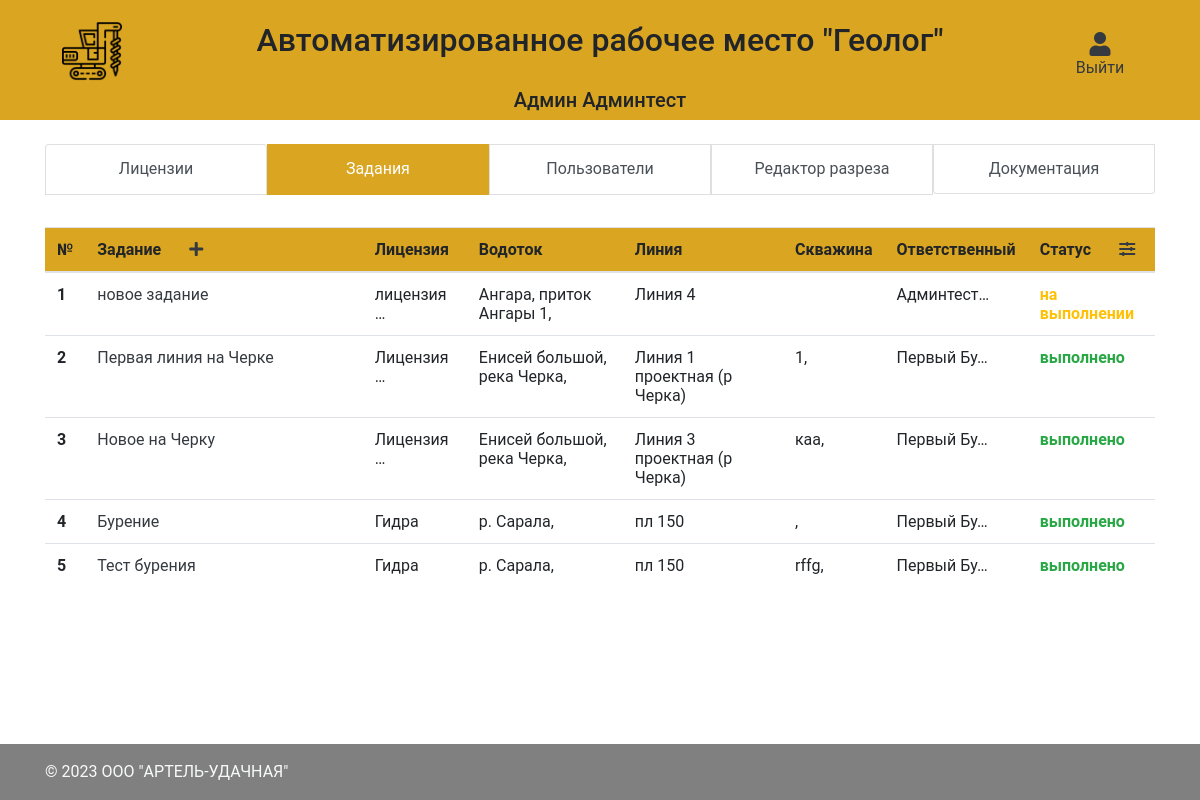
Page / (signed in) on the committed database.
### main/models.py (models this page shows, shortened)
class CustomUser(AbstractBaseUser, PermissionsMixin):
    username = models.CharField("Логин пользователя", max_length=50, unique=True)
    first_name = models.CharField("Имя", max_length=50)
    last_name = models.CharField("Фамилия", max_length=50)
    patronymic = models.CharField("Отчество", max_length=50, default="нет")
    team = models.ForeignKey(Team, verbose_name="Номер бригады", on_delete=models.CASCADE, null=True)
    phone_number = models.CharField("Номер телефона", max_length=50, default="Не указано")
    email = models.EmailField(verbose_name="Email", max_length=255, unique=True, blank=True, null=True)
    role = models.ForeignKey(Role, on_delete=models.CASCADE, verbose_name="Должность")
    is_superuser = models.BooleanField(default=False)
    is_active = models.BooleanField(default=True)
    is_admin = models.BooleanField(default=False)
    objects = CustomUserManager()
    created_at = models.DateTimeField("Дата создания", auto_now_add=True)
    updated_at = models.DateTimeField("Дата обновления", auto_now=True)
    USERNAME_FIELD = 'username'
    REQUIRED_FIELDS = ['password']
    def __str__(self):
        return self.last_name + " " + self.first_name
    def has_perm(self, perm, obj=None):
        return True
    class Meta:
        verbose_name = "Пользователь"
        verbose_name_plural = "Пользователи"

class Task(models.Model):
    short_name = models.CharField("Брифинг", max_length=255)
    description = models.TextField("Текст задания")
    license = models.ForeignKey(License, on_delete=models.CASCADE, verbose_name="Лицензия")
    watercourse = models.ForeignKey(WaterCourse, on_delete=models.CASCADE, verbose_name="Водоток", null=True)
    line = models.ForeignKey(Line, on_delete=models.CASCADE, verbose_name="Линия")
    wells = models.ManyToManyField(Well, through='WellTask', through_fields=('task', 'well'), verbose_name="Скважины")
    responsible = models.ForeignKey(CustomUser, on_delete=models.CASCADE, verbose_name="Ответственный")
    images = models.ManyToManyField(TaskImageSingle, through='TaskImage', through_fields=('task', 'task_image_single'), verbose_name="Фотографии к заданию")
    status = models.ForeignKey(TaskStatus, on_delete=models.CASCADE, verbose_name="Статус")
    comment = models.TextField("Комментарий", null=True, blank=True)
    created_at = models.DateTimeField("Дата создания", auto_now_add=True)
    updated_at = models.DateTimeField("Дата обновления", auto_now=True)
    class Meta:
        verbose_name = "Задание"
        verbose_name_plural = "Задания"

class License(models.Model):
    short_name = models.CharField("Наименование", max_length=255)
    name = models.TextField("Полное наименование")
    geologist = models.ForeignKey(CustomUser, related_name='geologist_id', on_delete=models.SET_NULL, verbose_name="Геолог", null=True)
    status = models.ForeignKey(LicenseStatus, on_delete=models.CASCADE, verbose_name="Статус")
    used_enginery = models.TextField("Используемая техника", null=True, default="Не назначено")
    watercourses = models.ManyToManyField(WaterCourse, through='LicenseWaterCourse', through_fields=('license', 'watercourse'), verbose_name="Водотоки", blank=True)
    lines = models.ManyToManyField(Line, through='LineLicenseWaterCourse', through_fields=('license', 'line'), verbose_name="Водотоки", blank=True)
    comment = models.TextField("Комментарий", null=True, blank=True)
    created_at = models.DateTimeField("Дата создания", auto_now_add=True)
    updated_at = models.DateTimeField("Дата обновления", auto_now=True)
    class Meta:
        verbose_name = "Лицензия"
        verbose_name_plural = "Лицензии"

class WaterCourse(models.Model):
    name = models.CharField("Наименование", max_length=255)
    created_at = models.DateTimeField("Дата создания", auto_now_add=True)
    updated_at = models.DateTimeField("Дата обновления", auto_now=True)
    def __str__(self):
        return self.name
    class Meta:
        verbose_name = "Водоток"
        verbose_name_plural = "Водотоки"

class Line(models.Model):
    name = models.CharField("Наименование", max_length=50)
    watercourse = models.ForeignKey(WaterCourse, on_delete=models.CASCADE, verbose_name="Водоток", null=True)
    def __str__(self):
        return self.name
    class Meta:
        verbose_name = "Линия"
        verbose_name_plural = "Линии"

class TaskStatus(models.Model):
    name = models.CharField("Наименование", max_length=50)
    def __str__(self):
        return self.name
    class Meta:
        verbose_name = "Статус задания"
        verbose_name_plural = "Статусы заданий"

class Well(models.Model):
    name = models.CharField("Наименование", max_length=255, unique=True)
    description = models.TextField("Описание", null=True, blank=True)
    comment = models.TextField("Комментарий", null=True, blank=True)
    x = models.FloatField("x", null=True, blank=True)
    y = models.FloatField("y", null=True, blank=True)
    z = models.FloatField("z", null=True, blank=True)
    line = models.ForeignKey(Line, verbose_name="Линия", on_delete=models.CASCADE, null=True)
    pillar_photo = models.ImageField("Фото штаги", upload_to='images/', null=True)
    created_at = models.DateTimeField("Дата создания", auto_now_add=True)
    updated_at = models.DateTimeField("Дата обновления", auto_now=True)
    def __str__(self):
        return self.name
    class Meta:
        verbose_name = "Скважина"
        verbose_name_plural = "Скважины"
        unique_together = ('name', 'line',)

### main/views.py (the view)
# urls.py: path('', views.MainMenuView.as_view(), name="index"),
class MainMenuView(LoginRequiredMixin, PermissionRequiredMixin, ListView):
    permission_required = 'main.add_license'
    template_name = "main/main_menu.html"
    queryset = models.Well
    def get_queryset(self):
        user = self.request.user.get_all_permissions()
        if self.request.GET.get("target") == "objects":
            queryset = models.License.objects.all()
            if self.request.GET.get('order'):
                ordering = self.request.GET.get('order')
                queryset = models.License.objects.order_by(ordering).all()
        elif self.request.GET.get("target") == "users":
            queryset = models.CustomUser.objects.exclude(is_admin=True).all()
        elif self.request.GET.get("target") == "documents":
            queryset = models.Documentation.objects.order_by('-id').all()
        elif self.request.GET.get("target") == "mine":
            queryset = models.Mine.objects.all()
        else:
            queryset = models.Task.objects.all()
            if self.request.GET.get('order'):
                ordering = self.request.GET.get('order')
                queryset = models.Task.objects.order_by(ordering).all()
        return queryset
    def get_context_data(self, **kwargs):
        context = super().get_context_data(**kwargs)
        context['target'] = self.request.GET.get('target')
        return context

### templates/main/main_menu.html (shortened to what this page needs)
{% extends "layout.html" %}
{% block content %}
    <div class="col-12">
      <div class="list-group d-flex flex-md-row flex-column" id="list-tab" role="tablist">
        <a class="list-group-item list-group-item-action text-center {% if target == 'objects' %}active{% endif %}" id="list-home-list" href="/main_menu?target=objects">Лицензии</a>
        <a class="list-group-item list-group-item-action text-center {% if target == 'tasks' or target == None %}active{% endif %}" id="list-profile-list" href="/main_menu?target=tasks">Задания</a>
        <a class="list-group-item list-group-item-action text-center {% if target == 'users' %}active{% endif %}" id="list-messages-list" href="/main_menu?target=users">Пользователи</a>
        <a class="list-group-item list-group-item-action text-center {% if target == 'mine' %}active{% endif %}" id="list-settings-list" href="/main_menu?target=mine">Редактор разреза</a>
        <a class="list-group-item list-group-item-action text-center {% if target == 'documents' %}active{% endif %}" id="list-settings-list" href="/main_menu?target=documents">Документация</a>
      </div>
    </div>
    <div class="col-12 mt-3">
    </div>
    <div class="col-12 my-3">
      <table class="table table-responsive table-hover">
        {% if target == 'objects' %}
          {% include 'main/main_menu_partials/objects_partial.html' %}
        {% elif target == 'tasks' %}
          {% include 'main/main_menu_partials/tasks_partial.html' %}
        {% elif target == 'users' %}
          {% include 'main/main_menu_partials/users_partial.html' %}
        {% elif target == 'mine' %}
          {% include 'main/main_menu_partials/mine_partial.html' %}
        {% elif target == 'documents' %}
          {% include 'main/main_menu_partials/documents_partial.html' %}
        {% else %}
          {% include 'main/main_menu_partials/tasks_partial.html' %}
        {% endif %}
      </table>
    </div>
{% endblock %}

### templates/layout.html (shortened to what this page needs)
<html lang="en">
    <head>
        <link rel="stylesheet" href="https://maxcdn.bootstrapcdn.com/bootstrap/4.0.0/css/bootstrap.min.css">
        <link rel="stylesheet" href="https://cdnjs.cloudflare.com/ajax/libs/font-awesome/5.15.4/css/all.min.css" />
        <link rel="stylesheet" href="/static/css/main.css" />
    </head>
    <body class="d-flex flex-column min-vh-100">
      <div class="container-fluid navbar-light bg-navbar-main">
        <div class="row">
            <div class="col-12 col-lg-2 text-center mt-3">
              <a href="/"><img class="img-fluid navbar-brand" src="/static/images/navbar_brand.png"></a>
            </div>
            <div class="col-12 col-lg-8 justify-content-center d-flex align-items-center">
              <h2>Автоматизированное рабочее место "Геолог"</h2>
            </div>
            <div class="col-12 col-lg-2 text-center mt-3">
              <ul class="d-none d-lg-block navbar-nav mr-auto mt-2 ml-3 ml-md-0 mt-lg-0 justify-content-center">
                {% if request.user.is_authenticated %}
                  <li class="nav-item dropdown">
                    <a class="nav-link d-flex flex-column text-dark mt-2" href="/logout">
                      <i class="fa fa-user" aria-hidden="true" style="font-size: 24px;"></i> Выйти
                    </a>
                  </li>
                {% else %}
                  {% comment %} <li class="nav-item m-lg-0">
                    <i class="fa fa-user" aria-hidden="true" style="font-size: 24px;">Войти</i>
                  </li> {% endcomment %}
                {% endif %}
              </ul>
            </div>
            <div class="col-12 col-lg-12 justify-content-center d-flex align-items-center">
              <h5 class="text-center">
                {% if request.user.is_authenticated %}
                  {{ request.user.first_name }} {{ request.user.last_name }}
                {% else %}
                  {% comment %} <li class="nav-item m-lg-0">
                    <i class="fa fa-user" aria-hidden="true" style="font-size: 24px;">Войти</i>
                  </li> {% endcomment %}
                {% endif %}
              </h5>
            </div>
        </div>
      </div>
      <div class="container mt-4">
          <div class="row">
              {% block content %}{% endblock %}
          </div>
      </div>
      <footer class="mt-auto py-3" style="background-color: #808080">
        <div class="container">
          <span class="text-light">© 2023 OOO "АРТЕЛЬ-УДАЧНАЯ"</span>
        </div>
      </footer>
    </body>
</html>

### templates/main/main_menu_partials/tasks_partial.html
{% block content %}
  <thead class="bg-navbar-main">
    <tr>
      <th scope="col">№</th>
      <th class="w-25" scope="col">Задание <a href="/tasks/add" class="ml-4 text-dark"><i class="fas fa-plus"></i></a></th>
      <th scope="col">Лицензия</th>
      <th scope="col">Водоток</th>
      <th scope="col">Линия</th>
      <th scope="col">Скважина</th>
      <th scope="col">Ответственный</th>
      <th scope="col">Статус <a href="?target=tasks&order={% if request.GET.order == 'status' %}-status{% else %}status{% endif %}" class="ml-4 text-dark"><i class="fa fa-sliders-h" aria-hidden="true"></i></a></th>
    </tr>
  </thead>
  <tbody>
    {% for task in object_list %}
      <tr>
        <th scope="row">{{ forloop.counter }}</th>
        <td><a href="/tasks/{{ task.id }}" class="text-dark">{{ task.short_name }}</a></td>
        <td>{{ task.license.short_name|truncatechars:10 }}</td>
        <td>
          {% for watercourse in task.license.watercourses.all %}
            {{ watercourse }},
          {% endfor %}
        </td>
        <td>{{ task.line }}</td>
        <td>
          {% for well in task.wells.all %}
            {{ well }},
          {% endfor %}
        </td>
        <td>{{ task.responsible|truncatechars:10 }}</td>
        <td>
          {% if task.status.name == 'не назначено' %}
            <b class="text-danger">{{ task.status }}</b>
          {% elif task.status.name == 'на выполнении' %}
            <b class="text-warning">{{ task.status }}</b>
          {% elif task.status.name == 'выполнено' %}
            <b class="text-success">{{ task.status }}</b>
          {% else %}
            <b class="">{{ task.status }}</b>
          {% endif %}
        </td>
      </tr>
    {% endfor %}
  </tbody>
{% endblock %}

### static/css/main.css (style rules this page uses)
body { font-family: "Roboto", sans-serif; height: 100vh; }
.bg-navbar-main { background-color: #DAA520; }
a { color: #92badd; display:inline-block; text-decoration: none; font-weight: 400; }
a.list-group-item-action.active { background-color: #DAA520; border-color: #DAA520;; }
.navbar-brand { width: 35%!important; }

### rows in the picture
CustomUser: user.first_name "Админ", user.last_name "Админтест"
Task: short_name "новое задание", license.short_name "лицензия …", line "Линия 4", responsible "Админтест…", status "на выполнении"
WaterCourse: name "Ангара"
WaterCourse: name "приток Ангары 1"
Task: short_name "Первая линия на Черке", license.short_name "Лицензия …", line "Линия 1 проектная (р Черка)", responsible "Первый Бу…", status "выполнено"
WaterCourse: name "Енисей большой"
WaterCourse: name "река Черка"
Well: name "1"
Task: short_name "Новое на Черку", license.short_name "Лицензия …", line "Линия 3 проектная (р Черка)", responsible "Первый Бу…", status "выполнено"
Well: name "каа"
Task: short_name "Бурение", license.short_name "Гидра", line "пл 150", responsible "Первый Бу…", status "выполнено"
WaterCourse: name "р. Сарала"
Task: short_name "Тест бурения", license.short_name "Гидра", line "пл 150", responsible "Первый Бу…", status "выполнено"
Well: name "rffg"
